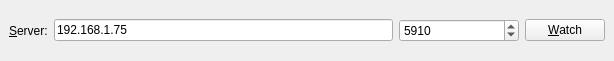
<?xml version="1.0" encoding="UTF-8"?>
<ui version="4.0">
 <class>MainWindow</class>
 <widget class="QWidget" name="MainWindow">
  <property name="geometry">
   <rect>
    <x>0</x>
    <y>0</y>
    <width>614</width>
    <height>61</height>
   </rect>
  </property>
  <property name="windowTitle">
   <string>VNC Watcher</string>
  </property>
  <layout class="QVBoxLayout" name="verticalLayout">
   <property name="leftMargin">
    <number>0</number>
   </property>
   <property name="topMargin">
    <number>0</number>
   </property>
   <property name="rightMargin">
    <number>0</number>
   </property>
   <property name="bottomMargin">
    <number>0</number>
   </property>
   <item>
    <widget class="QStackedWidget" name="stackedWidget">
     <property name="currentIndex">
      <number>0</number>
     </property>
     <widget class="QWidget" name="page_2">
      <layout class="QHBoxLayout" name="horizontalLayout_2">
       <item>
        <widget class="QLabel" name="label">
         <property name="text">
          <string>&amp;Server:</string>
         </property>
         <property name="buddy">
          <cstring>server</cstring>
         </property>
        </widget>
       </item>
       <item>
        <widget class="QLineEdit" name="server">
         <property name="text">
          <string>192.168.1.75</string>
         </property>
        </widget>
       </item>
       <item>
        <widget class="SpinBox" name="port">
         <property name="minimumSize">
          <size>
           <width>120</width>
           <height>0</height>
          </size>
         </property>
         <property name="minimum">
          <number>0</number>
         </property>
         <property name="maximum">
          <number>65535</number>
         </property>
         <property name="value">
          <number>5910</number>
         </property>
        </widget>
       </item>
       <item>
        <widget class="QPushButton" name="watch">
         <property name="text">
          <string>&amp;Watch</string>
         </property>
        </widget>
       </item>
      </layout>
     </widget>
     <widget class="QWidget" name="page">
      <layout class="QHBoxLayout" name="horizontalLayout">
       <property name="leftMargin">
        <number>0</number>
       </property>
       <property name="topMargin">
        <number>0</number>
       </property>
       <property name="rightMargin">
        <number>0</number>
       </property>
       <property name="bottomMargin">
        <number>0</number>
       </property>
       <item>
        <widget class="VncWidget" name="vnc" native="true">
         <property name="sizePolicy">
          <sizepolicy hsizetype="Expanding" vsizetype="Expanding">
           <horstretch>0</horstretch>
           <verstretch>0</verstretch>
          </sizepolicy>
         </property>
        </widget>
       </item>
      </layout>
     </widget>
    </widget>
   </item>
  </layout>
 </widget>
 <customwidgets>
  <customwidget>
   <class>VncWidget</class>
   <extends>QWidget</extends>
   <header>vncwidget.h</header>
   <container>1</container>
  </customwidget>
  <customwidget>
   <class>SpinBox</class>
   <extends>QSpinBox</extends>
   <header>spinbox.h</header>
  </customwidget>
 </customwidgets>
 <tabstops>
  <tabstop>server</tabstop>
  <tabstop>port</tabstop>
  <tabstop>watch</tabstop>
 </tabstops>
 <resources/>
 <connections/>
</ui>
